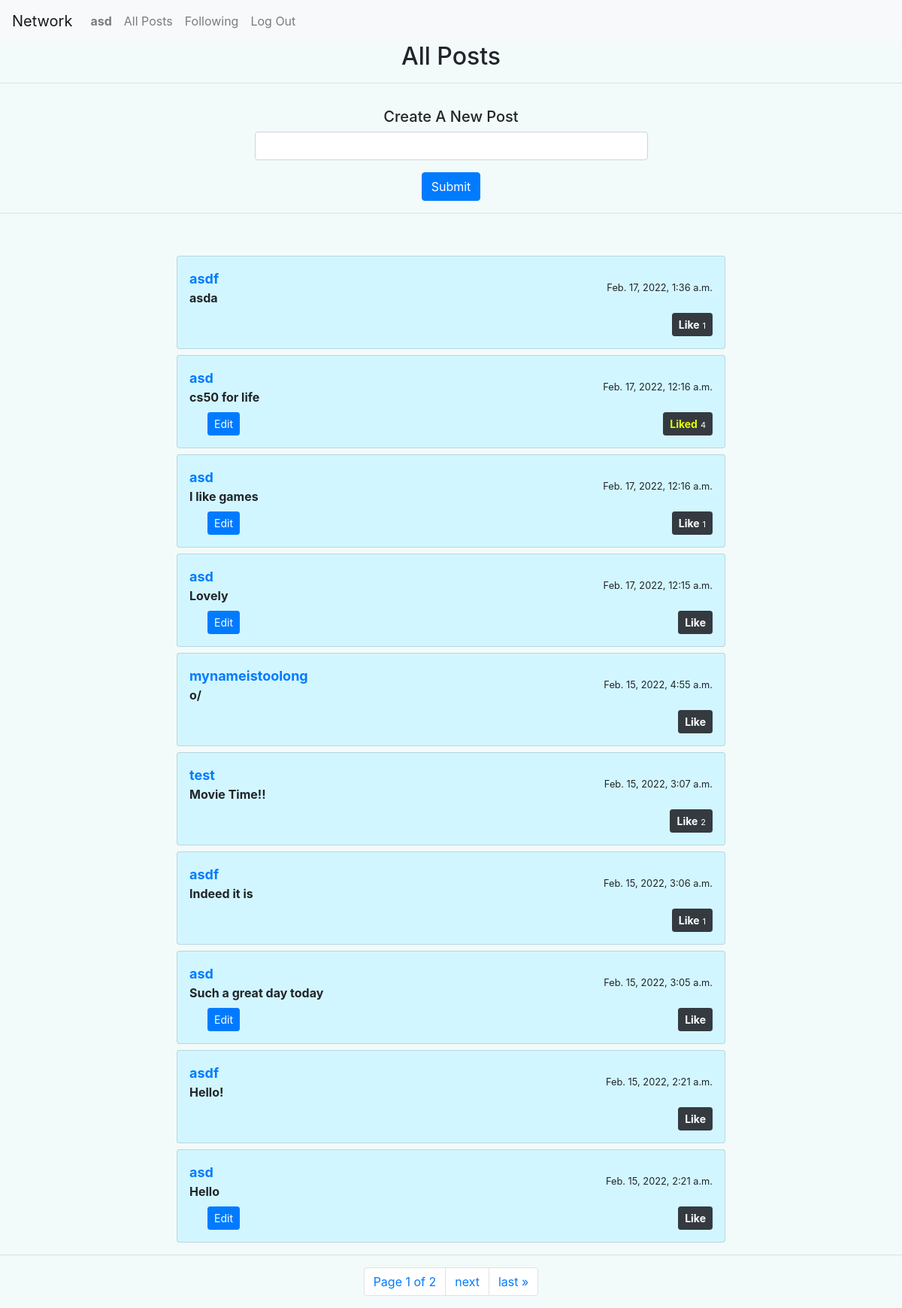
/ (signed in), run on the app's committed database.
### network/models.py (models this page shows, shortened)
class User(AbstractUser):
    followers = models.ManyToManyField('User', null=True ,related_name="followed")
    def __str__(self):
        return f"{self.username}"

class Post(models.Model):
    creator = models.ForeignKey(User , on_delete=CASCADE, related_name="creatorPosts")
    body = models.TextField(max_length=400)
    created = models.DateTimeField(auto_now_add=True)
    updated = models.DateTimeField(auto_now=True)
    liked = models.ManyToManyField(User, blank=True, null=True)
    likeNum = models.PositiveIntegerField(default=0)
    class Meta:
        ordering = ['-created']

### network/views.py (the view)
# urls.py: path("", views.index, name="index"),
def index(request):
    posts = Post.objects.all()
    paginator = Paginator(posts, 10)
    page_number = request.GET.get('page')
    page_obj = paginator.get_page(page_number)
    return render(request, "network/inde.html", {
        "form" : newPost(),
        "posts" : posts,
        'page_obj': page_obj
    })

### network/views.py
class newPost(ModelForm):
    class Meta:
        model = Post
        fields = {'body'}
        widgets = {
            'body': TextInput(attrs={
                'class': "form-control",
            })
        }

### network/templates/network/inde.html (shortened to what this page needs)
{% extends "network/layout.html" %}
{% block body %}
{% load static %}
<h2 style="text-align: center;">All Posts</h2>
<hr>
{% if user.is_authenticated %}
<div class="container" style="text-align: center;">
    <form action="{% url 'new' %}" method="post" >
        <div class="container w-50 p-3">
        <h5>Create A New Post</h5>
        {{ form.body }}
        </div>
        <input type=submit  class="btn btn-primary">
    </form>
</div>
{% endif %}
<hr>
<div class="container mt-5">
    <div class="row d-flex justify-content-center">
        <div class="col-md-8">
            {% for post in page_obj %}
            <div class="card p-3 mt-2" style="background-color: rgb(210, 246, 255);">
                <div class="d-flex justify-content-between align-items-center">
                    <div class="user d-flex flex-row align-items-center">  <span><small class="font-weight-bold text-primary" style="font-size: large;"><a href="{% url 'profile' post.creator %}">{{ post.creator }}</a></small>
                    <div class="post font-weight-bold" id="body{{post.id}}">{{ post.body }}</div>
                    </span> </div> <small>{{ post.created }}</small>
                </div>
                <div class="action d-flex justify-content-between mt-2 align-items-center">
                    <div class="reply px-4"> <small>
                        {% if  post.creator  ==  request.user  %}
                        <button onclick="editPost(`{{post.id}}`)" id="editBtn{{post.id}}" class="btn btn-primary btn-sm">Edit</button>
                        {% endif %}
                        </small> </div>
                    <div class="icons align-items-center"> <i class="fa fa-check-circle-o check-icon text-primary">
                        <button onclick="likePost(`{{post.id}}`)" id="likeBtn{{ post.id }}" type="button" class="btn btn-dark btn-sm">
                            {% if request.user in post.liked.all %}
                            <b style="color: rgb(229, 255, 0);">Liked</b> <small style="font-size: 11px;">{{ post.liked.all.count }}</small>
                            {% else %}
                            <b>Like</b> <small style="font-size: 11px;">
                            {% if post.liked.all.count > 0%}{{ post.liked.all.count }}{% endif %}</small>{% endif %}</button>
                    </i> </div>
                </div>
            </div>
            {% endfor %}
        </div>
    </div>
</div>
<hr>
<nav aria-label="Page navigation example">
    <ul class="pagination justify-content-center">
      <li class="page-item"><a class="page-link" href="#">Page {{ page_obj.number }} of {{ page_obj.paginator.num_pages }}</a></li>
        {% if page_obj.has_next %}
            <li class="page-item">
            <a class="page-link" href="?page={{ page_obj.next_page_number }}">next</a></li>
            <li class="page-item">
            <a class="page-link" href="?page={{ page_obj.paginator.num_pages }}">last &raquo;</a></li>
        {% endif %}
    </ul>
  </nav>
{% endblock %}

### network/templates/network/layout.html (shortened to what this page needs)
{% load static %}
{% load crispy_forms_tags %}
<!DOCTYPE html>
<html lang="en">
    <head>
        <link rel="stylesheet" href="https://stackpath.bootstrapcdn.com/bootstrap/4.4.1/css/bootstrap.min.css">
        <link href="{% static 'network/styles.css' %}" rel="stylesheet">
    </head>
    <body style="background-color: rgb(243, 250, 250);">
        <nav class="navbar navbar-expand-lg navbar-light bg-light">
            <a class="navbar-brand" href="{% url 'index' %}">Network</a>
            <div>
              <ul class="navbar-nav mr-auto">
                {% if user.is_authenticated %}
                    <li class="nav-item">
                        <a class="nav-link" href="{% url 'profile' user.username %}"><strong>{{ user.username }}</strong></a>
                    </li>
                {% endif %}
                <li class="nav-item">
                  <a class="nav-link" href="{% url 'index' %}">All Posts</a>
                </li>
                {% if user.is_authenticated %}
                    <li class="nav-item">
                        <a class="nav-link" href="{% url 'following' user.username %}">Following</a>
                    </li>
                    <li class="nav-item">
                        <a class="nav-link" href="{% url 'logout' %}">Log Out</a>
                    </li>
                {% endif %}
              </ul>
            </div>
          </nav>
        <div class="body">
            {% block body %}
            {% endblock %}
        </div>
    </body>
</html>

### data on the page
User: username "asd"
Post: creator "asdf", body "asda", created "Feb. 17, 2022, 1:36 a.m.", liked.all.count "1"
Post: creator "asd", body "cs50 for life", created "Feb. 17, 2022, 12:16 a.m.", liked.all.count "4"
Post: creator "asd", body "I like games", created "Feb. 17, 2022, 12:16 a.m.", liked.all.count "1"
Post: creator "asd", body "Lovely", created "Feb. 17, 2022, 12:15 a.m.", shows "Like"
Post: creator "mynameistoolong", body "o/", created "Feb. 15, 2022, 4:55 a.m.", shows "Like"
Post: creator "test", body "Movie Time!!", created "Feb. 15, 2022, 3:07 a.m.", liked.all.count "2"
Post: creator "asdf", body "Indeed it is", created "Feb. 15, 2022, 3:06 a.m.", liked.all.count "1"
Post: creator "asd", body "Such a great day today", created "Feb. 15, 2022, 3:05 a.m.", shows "Like"
Post: creator "asdf", body "Hello!", created "Feb. 15, 2022, 2:21 a.m.", shows "Like"
Post: creator "asd", body "Hello", created "Feb. 15, 2022, 2:21 a.m.", shows "Like"

### other printed values
{{ page_obj.number }} "1"
{{ page_obj.paginator.num_pages }} "2"
